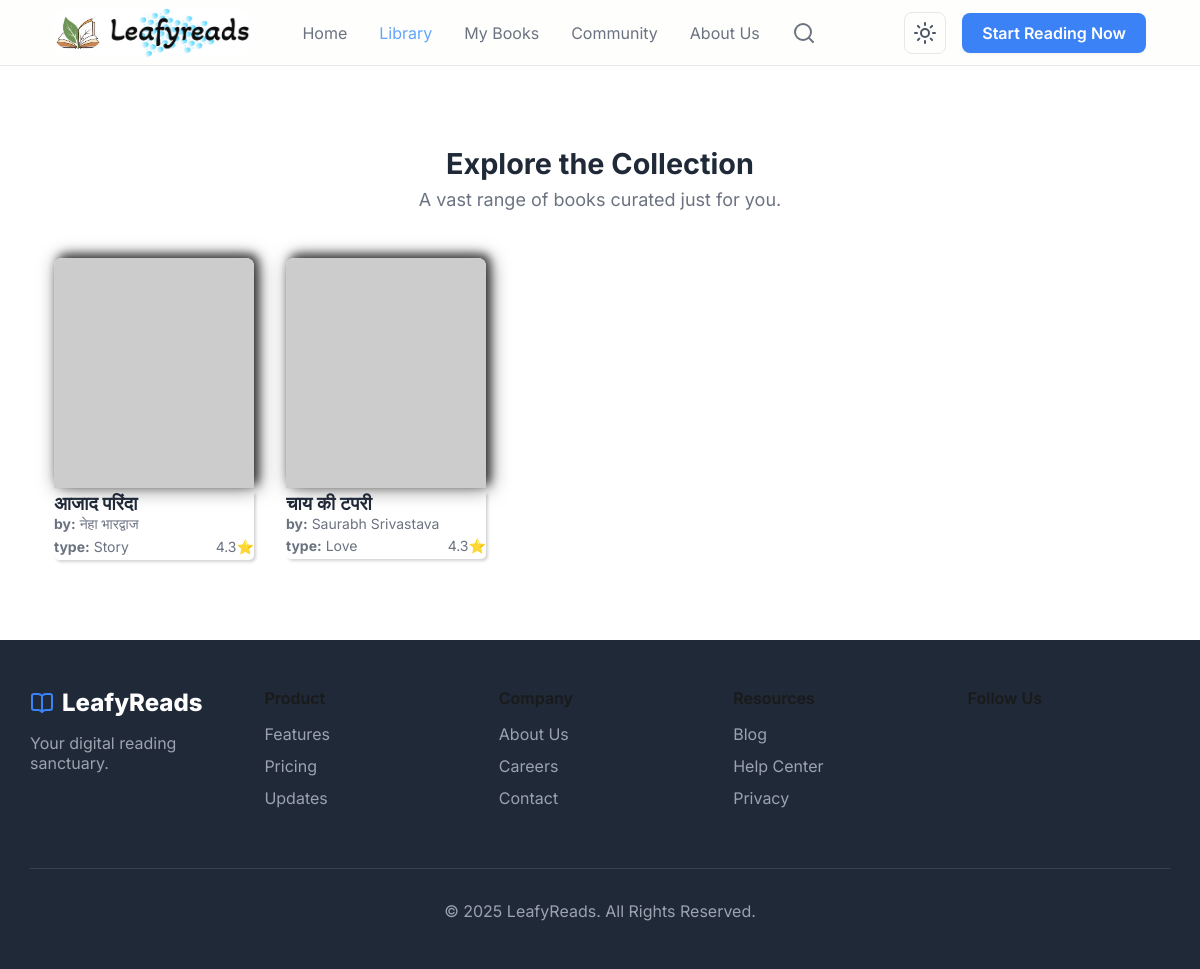
The page /book/library/ on the database its author committed.
### books/models.py (models this page shows, shortened)
class Book(models.Model):
    title = models.CharField(max_length=200, unique=True)
    slug = models.SlugField(unique=True)
    author = models.CharField(max_length=100)
    genre = models.ForeignKey(Genre, on_delete=models.SET_NULL, null=True, related_name='books')
    price = models.DecimalField(max_digits=6, decimal_places=2,blank=True, null=True)
    isbn = models.CharField(max_length=20, blank=True, null=True)
    cover_front = models.ImageField(upload_to=book_media_upload_path)
    pdf_file = models.FileField(upload_to=book_media_upload_path, blank=True, null=True)
    is_published = models.BooleanField(default=True)
    uploaded_at = models.DateTimeField(auto_now_add=True)
    updated_at = models.DateTimeField(auto_now=True)
    audio_file = models.FileField(upload_to='sounds/',null=True, blank=True)
    class Meta:
        ordering = ['-uploaded_at']
        indexes = [
            models.Index(fields=['slug']),
            models.Index(fields=['title']),
        ]

class Genre(models.Model):
    category = models.ForeignKey(Category, on_delete=models.SET_NULL, null=True, related_name='genres')
    name = models.CharField(max_length=100)
    slug = models.SlugField(unique=True)
    lucidicon = models.CharField(max_length=100, blank=True, null=True)
    class Meta:
        ordering = ['name']
        unique_together = ('category', 'name')
    def __str__(self):
        return self.name

### books/views.py (the view)
# urls.py: path('library/', views.library, name='library'),
def library(request):
    books = Book.objects.select_related('genre').all().order_by('-uploaded_at')
    context = {
        'books': books,
        'title': "The books Library"
    }
    return render(request, 'library.html', context)

### books/templates/library.html (shortened to what this page needs)
{% extends 'base.html' %}
{% load static %}
{% block css %}
  <link rel="stylesheet" href="{% static 'css/library.css' %}" />
{% endblock %}
{% block body %}
  <section class="bg-white">
    <div class="container">
        {% if search and not books%}
        <div class="fallback-modern">
          <div class="fallback-card">
            <img class="fallback-icon" src="https://cdn-icons-png.flaticon.com/512/4076/4076549.png" alt="No books" />
            <h2>Oops! No books here yet...</h2>
            <p>Hmm... Looks like we couldn’t find anything for <strong>"{{ search }}"</strong> search results
              :(</p>
            <a href="{% url 'library' %}" class="fallback-link">Explore Library</a>
          </div>
        </div>
      {% else %}
        <div class="section-header">
          {% if search %}
          <h2 style="font-size: 1.8rem;">Search results for <u>{{search}}</u> book</h2>
          {% else %}
          <h2 style="font-size: 1.8rem;">Explore the Collection {{category}}</h2>
          {% endif %}
          <p>A vast range of books curated just for you.</p>
        </div>
        <div class="books-grid">
          {% for book in books %}
            <div class="book-item">
              <a href="{% url 'book' book.slug %}">
                <img src="{{ book.cover_front.url }}" alt="Book Cover 1" onerror="this.onerror=null;this.src='https://placehold.co/400x600/cccccc/ffffff?text=Image+Failed';" />
                <div style="box-shadow: 2px 2px 3px #3a3a3a38;border-radius: 0px 0px 5px 5px;">
                  <h3 class="truncate">{{ book.title }}</h3>
                  <p class="truncate">
                    <span style="font-weight: 700;">by:</span> {{ book.author }}
                  </p>
                  <div style="padding: 5px 0px; display: flex;justify-content: space-between;align-items: center;">
                    <p class="truncate">
                      <span style="font-weight: 700;">type:</span> {{ book.genre }}
                    </p>
                    <p>4.3⭐</p>
                  </div>
                </div>
              </a>
            </div>
          {% endfor %}
        </div>
      {% endif %}
    </div>
  </section>
{% endblock %}

### static/css/home.css (style rules this page uses)
:root { --color-primary: #3B82F6; --color-primary-hover: #2563EB; --color-bg: #F8F7F4; --color-text-dark: #1a1a1a; --color-text-medium: #4B5563; --color-text-light: #6B7280; --color-white: #ffffff; --color-border: #E5E7EB; --color-header-bg: rgba(255, 255, 255, 0.8); --color-card-bg: #F9FAFB; --color-card-border: #F3F4F6; --color-logo-dark: #1F2937; --color-hero-heading: #111827; }
* { margin: 0; padding: 0; box-sizing: border-box; }
body { font-family: 'Inter', sans-serif; background-color: var(--color-bg); color: var(--color-text-dark); -webkit-font-smoothing: antialiased; -moz-osx-font-smoothing: grayscale; transition: background-color 0.3s ease, color 0.3s ease; }
a { text-decoration: none; color: inherit; }
.container { width: 95%; margin-left: auto; margin-right: auto; padding-left: 1.5rem; padding-right: 1.5rem; }
section { padding: 5rem 0; }
.section-header { text-align: center; margin-bottom: 3rem; }
.section-header h2 { font-size: 2.25rem; font-weight: 700; color: var(--color-logo-dark); transition: color 0.3s ease; }
.section-header p { font-size: 1.125rem; color: var(--color-text-light); margin-top: 0.5rem; transition: color 0.3s ease; }
.bg-white { background-color: var(--color-white); transition: background-color 0.3s ease; }
.books-grid { display: grid; grid-template-columns: repeat(2, 1fr); gap: 1.5rem; }
.book-item { width: 200px; }
.book-item img { width: 100%; height: 230px; border-radius: 0.5rem 0.5rem 0 0; box-shadow: 4px 0px 20px -1px rgba(0, 0, 0, 0.64), 4px -4px 10px 0px rgb(0, 0, 0, 0.64); aspect-ratio: 2 / 3; object-fit: fill; border-bottom: none; transition: transform 0.5s ease, box-shadow 0.5s ease; }
.book-item h3 { font-weight: 600; color: var(--color-logo-dark); white-space: nowrap; overflow: hidden; text-overflow: ellipsis; transition: color 0.3s ease; }
.book-item p { font-size: 0.875rem; color: var(--color-text-light); transition: color 0.3s ease; }
.truncate { width: 100%; white-space: nowrap; overflow: hidden; text-overflow: ellipsis; }
@media (min-width: 640px) { .books-grid { grid-template-columns: repeat(3, 1fr); } }
@media (min-width: 768px) { .section-header h2 { font-size: 2.25rem; } }
@media (min-width: 768px) { .books-grid { grid-template-columns: repeat(4, 1fr); gap: 2rem; } }
@media (min-width: 1024px) { .books-grid { grid-template-columns: repeat(6, 1fr); } }

### static/css/searchnav.css (style rules this page uses)
::placeholder { color: #aaa; }

### rows shown on the page
Book: title "आजाद परिंदा", author "नेहा भारद्वाज", genre "Story"
Book: title "चाय की टपरी", author "Saurabh Srivastava", genre "Love"
